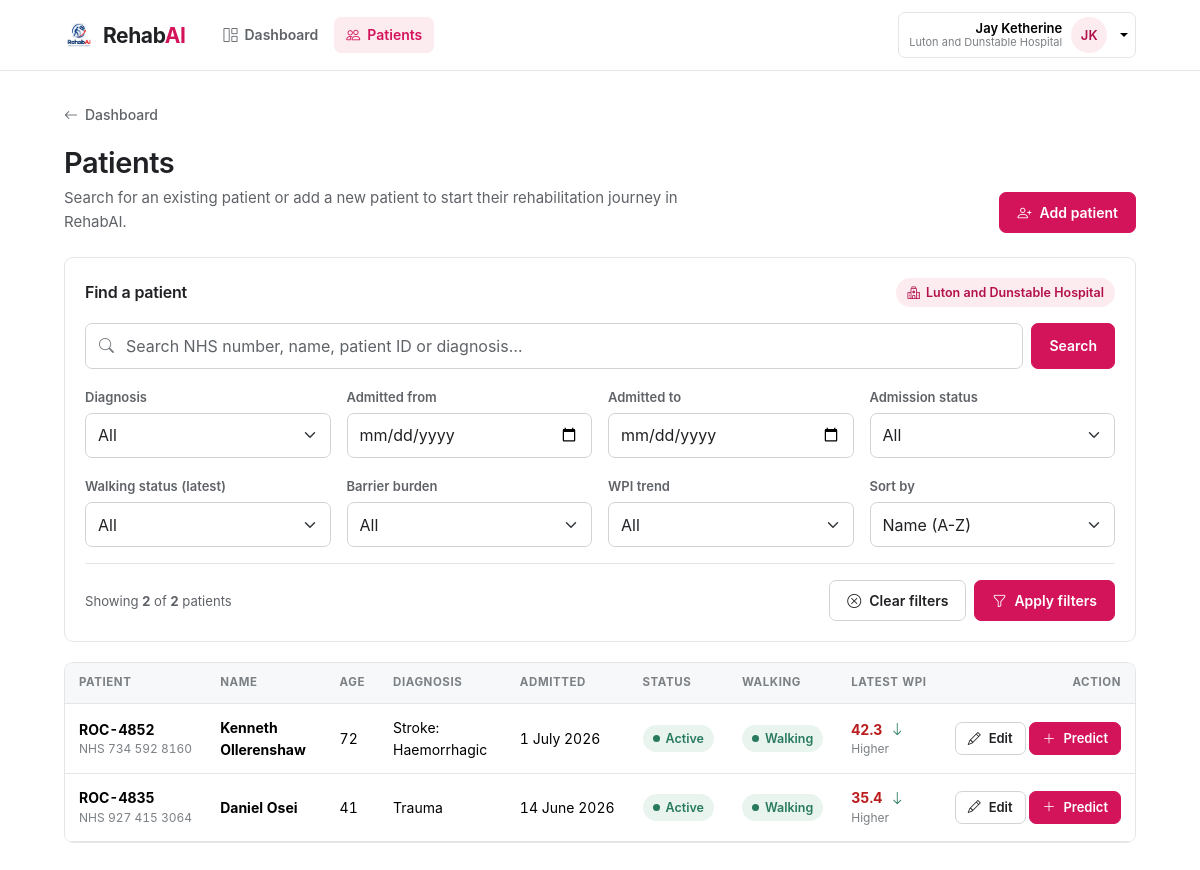
Screenshot of /patients (signed in) with the database file from the repository.
### tables this page shows
CREATE TABLE clinics (
    id          INTEGER PRIMARY KEY AUTOINCREMENT,

    name        TEXT NOT NULL UNIQUE,
    code        TEXT UNIQUE,

    level       INTEGER NOT NULL
                CHECK(level IN (0, 2, 3)),

    created_at  TEXT NOT NULL DEFAULT (datetime('now'))
);

CREATE TABLE assessments (
    id          INTEGER PRIMARY KEY AUTOINCREMENT,

    patient_id  INTEGER NOT NULL
                REFERENCES patients(id)
                ON DELETE CASCADE,

    user_id INTEGER NOT NULL
                 REFERENCES users(id)
                 ON DELETE RESTRICT,

    assessed_on TEXT NOT NULL,

    created_at  TEXT NOT NULL DEFAULT (datetime('now')),

    walking_status TEXT NOT NULL
                    CHECK(walking_status IN ('walking', 'wheelchair')),

    -- -----------------------------------------------------------------------
    -- Mobility
    -- -----------------------------------------------------------------------

    -- FIM: 1-7
    fimfam_transfer_bed_adm
        INTEGER NOT NULL CHECK(fimfam_transfer_bed_adm BETWEEN 1 AND 7),

    fimfam_transfer_toilet_adm
        INTEGER NOT NULL CHECK(fimfam_transfer_toilet_adm BETWEEN 1 AND 7),

    fimfam_transfer_bath_adm
        INTEGER NOT NULL CHECK(fimfam_transfer_bath_adm BETWEEN 1 AND 7),

    fimfam_transfer_car_adm
        INTEGER NOT NULL CHECK(fimfam_transfer_car_adm BETWEEN 1 AND 7),

    -- NPDS 4-point: 0-4
    npds_mobility_adm
        INTEGER NOT NULL CHECK(npds_mobility_adm BETWEEN 0 AND 4),


    -- -----------------------------------------------------------------------
    -- ADL
    -- -----------------------------------------------------------------------

    -- FIM: 1-7
    fimfam_dress_upper_adm
        INTEGER NOT NULL CHECK(fimfam_dress_upper_adm BETWEEN 1 AND 7),

    fimfam_dress_lower_adm
        INTEGER NOT NULL CHECK(fimfam_dress_lower_adm BETWEEN 1 AND 7),

    fimfam_bathing_adm
        INTEGER NOT NULL CHECK(fimfam_bathing_adm BETWEEN 1 AND 7),

    fimfam_bladder_adm
        INTEGER NOT NULL CHECK(fimfam_bladder_adm BETWEEN 1 AND 7),

    fimfam_bowel_adm
        INTEGER NOT NULL CHECK(fimfam_bowel_adm BETWEEN 1 AND 7),

    fimfam_toileting_adm
        INTEGER NOT NULL CHECK(fimfam_toileting_adm BETWEEN 1 AND 7),

    -- NPDS: 0-5
    npds_bathing_adm
        INTEGER NOT NULL CHECK(npds_bathing_adm BETWEEN 0 AND 5),

    npds_skin_pressure_adm
        INTEGER NOT NULL CHECK(npds_skin_pressure_adm BETWEEN 0 AND 5),

    -- Binary NPDS: 0 or 5 only
    npds_pressure_adm
        INTEGER NOT NULL CHECK(npds_pressure_adm IN (0, 5)),


    -- -----------------------------------------------------------------------
    -- Cognitive / Communicative
    -- -----------------------------------------------------------------------

    -- FIM: 1-7
    fimfam_speech_adm
        INTEGER NOT NULL CHECK(fimfam_speech_adm BETWEEN 1 AND 7),

    fimfam_writing_adm
        INTEGER NOT NULL CHECK(fimfam_writing_adm BETWEEN 1 AND 7),

    -- NIS: 0-3
    nis_cognitive_adm
        INTEGER NOT NULL CHECK(nis_cognitive_adm BETWEEN 0 AND 3),

    nis_perceptual_adm
        INTEGER NOT NULL CHECK(nis_perceptual_adm BETWEEN 0 AND 3),

    -- NPDS 3-point: 0-3
    npds_safety_adm
        INTEGER NOT NULL CHECK(npds_safety_adm BETWEEN 0 AND 3),

    -- Binary NPDS: 0 or 5 only
    npds_specialing_adm
        INTEGER NOT NULL CHECK(npds_specialing_adm IN (0, 5)),


    -- -----------------------------------------------------------------------
    -- Physical Impairment
    -- -----------------------------------------------------------------------

    -- NIS: 0-3
    nis_fatigue_adm
        INTEGER NOT NULL CHECK(nis_fatigue_adm BETWEEN 0 AND 3),

    nis_motor_lower_left_adm
        INTEGER NOT NULL CHECK(nis_motor_lower_left_adm BETWEEN 0 AND 3),

    nis_motor_lower_right_adm
        INTEGER NOT NULL CHECK(nis_motor_lower_right_adm BETWEEN 0 AND 3),

    -- NIS special: 0-2
    nis_motor_trunk_adm
        INTEGER NOT NULL CHECK(nis_motor_trunk_adm BETWEEN 0 AND 2),

    nis_motor_upper_left_adm
        INTEGER NOT NULL CHECK(nis_motor_upper_left_adm BETWEEN 0 AND 3),

    nis_motor_upper_right_adm
        INTEGER NOT NULL CHECK(nis_motor_upper_right_adm BETWEEN 0 AND 3),

    nis_sensation_adm
        INTEGER NOT NULL CHECK(nis_sensation_adm BETWEEN 0 AND 3),

    nis_tone_adm
        INTEGER NOT NULL CHECK(nis_tone_adm BETWEEN 0 AND 3),


    -- -----------------------------------------------------------------------
    -- Computed outputs
    -- -----------------------------------------------------------------------

    wpi REAL NOT NULL,

    walk_prob REAL NOT NULL,

    cluster REAL NOT NULL,

    mfra_score REAL NOT NULL,

    barrier_score REAL NOT NULL,

    interpretation TEXT NOT NULL
);

CREATE TABLE patients (
    id                  INTEGER PRIMARY KEY AUTOINCREMENT,

    patient_id          TEXT NOT NULL UNIQUE,
    nhs_number          TEXT NOT NULL UNIQUE,

    first_name          TEXT NOT NULL,
    last_name           TEXT NOT NULL,

    date_of_birth       TEXT NOT NULL,
    patient_gender      TEXT NOT NULL CHECK(patient_gender IN ('F','M','X')),

    diag_std_subcat     TEXT NOT NULL,

    admission_date      TEXT NOT NULL,

    admission_status    TEXT NOT NULL
                        CHECK(admission_status IN ('active', 'discharged')),

    created_by          INTEGER NOT NULL
                        REFERENCES users(id)
                        ON DELETE RESTRICT,

    created_at          TEXT NOT NULL DEFAULT (datetime('now'))
);

### routes/patients.py (the view)
@bp.route("")
@login_required
def index():
    clinic_id, clinic = _scope()
    filters = patient_service.PatientFilters.from_args(request.args)
    logger.info(
        patient_service.list_patients(clinic_id, filters)
    )
    return render_template(
        "patients.html",
        people=patient_service.list_patients(clinic_id, filters),
        total=patient_service.count_patients(clinic_id),
        filters=filters,
        diagnoses=patient_service.list_diagnoses(clinic_id),
        bands=BANDS,
        trends=patient_service.TRENDS,
        sorts=patient_service.SORTS,
        clinic=clinic,
        scope_label=clinics.scope_label(g.user, clinic),
        clinic_options=clinics.list_clinics() if g.user["is_admin"] else [],
    )

### templates/patients.html (shortened to what this page needs)
{% extends "base.html" %}
{% import "_macros.html" as m with context %}
{% block content %}
{% set f = filters %}
<div class="page-head d-flex flex-wrap align-items-end gap-3">
  <div class="me-auto">
    {{ m.back_link(url_for('main.dashboard', clinic=clinic.id if (clinic and g.user.is_admin) else none), 'Dashboard') }}
    <h1>Patients</h1>
    <p>Search for an existing patient or add a new patient to start their rehabilitation journey in RehabAI.</p>
  </div>
  <a class="btn btn-primary" href="{{ url_for('patients.create') }}">{{ m.icon('person-plus') }} Add patient</a>
</div>
<form class="panel" method="get" action="{{ url_for('patients.index') }}">
  <div class="d-flex flex-wrap align-items-center gap-2 mb-3">
    <h2 class="fs-6 fw-semibold me-auto mb-0">Find a patient</h2>
    {{ m.scope_control(clinic_options, clinic, scope_label) }}
  </div>
  <div class="row g-2 mb-3">
    <div class="col-md">
      <div class="input-icon">
        <input class="form-control" type="search" name="q" value="{{ f.q }}"
               placeholder="Search NHS number, name, patient ID or diagnosis…" autocomplete="off">
      </div>
    </div>
    <div class="col-auto">
      <button class="btn btn-primary h-100" type="submit">Search</button>
    </div>
  </div>
  <div class="row g-3">
    <div class="col-6 col-md-4 col-lg-3">
      <label class="form-label" for="diagnosis">Diagnosis</label>
      <select class="form-select" id="diagnosis" name="diagnosis">
        <option value="">All</option>
      </select>
    </div>
    <div class="col-6 col-md-4 col-lg-3">
      <label class="form-label" for="admitted_from">Admitted from</label>
      <input class="form-control" id="admitted_from" type="date" name="admitted_from" value="{{ f.admitted_from }}">
    </div>
    <div class="col-6 col-md-4 col-lg-3">
      <label class="form-label" for="admitted_to">Admitted to</label>
      <input class="form-control" id="admitted_to" type="date" name="admitted_to" value="{{ f.admitted_to }}">
    </div>
    <div class="col-6 col-md-4 col-lg-3">
      <label class="form-label" for="admission_status">Admission status</label>
      <select class="form-select" id="admission_status" name="admission_status">
        <option value="">All</option>
      </select>
    </div>
    <div class="col-6 col-md-4 col-lg-3">
      <label class="form-label" for="walking_status">Walking status (latest)</label>
      <select class="form-select" id="walking_status" name="walking_status">
        <option value="">All</option>
      </select>
    </div>
    <div class="col-6 col-md-4 col-lg-3">
      <label class="form-label" for="band">Barrier burden</label>
      <select class="form-select" id="band" name="band">
        <option value="">All</option>
      </select>
    </div>
    <div class="col-6 col-md-4 col-lg-3">
      <label class="form-label" for="trend">WPI trend</label>
      <select class="form-select" id="trend" name="trend">
        <option value="">All</option>
      </select>
    </div>
    <div class="col-6 col-md-4 col-lg-3">
      <label class="form-label" for="sort">Sort by</label>
      <select class="form-select" id="sort" name="sort" data-autosubmit>
        {% for key, (label, _sql) in sorts.items() %}
          <option value="{{ key }}" {{ 'selected' if f.sort == key }}>{{ label }}</option>
        {% endfor %}
      </select>
    </div>
  </div>
  <div class="d-flex flex-wrap align-items-center gap-2 mt-3 pt-3 border-top">
    <span class="small text-ink-2 me-auto">
      Showing <strong>{{ people | length }}</strong> of <strong>{{ total }}</strong> patients
    </span>
    <a class="btn btn-ghost" href="{{ url_for('patients.index', clinic=clinic.id if (clinic and g.user.is_admin) else none) }}">{{ m.icon('x-circle') }} Clear filters</a>
    <button class="btn btn-primary" type="submit">{{ m.icon('funnel') }} Apply filters</button>
  </div>
</form>
{% if people %}
  <div class="panel p-0 overflow-hidden">
    <div class="table-responsive">
      <table class="table table-hover table-rehab">
        <thead>
          <tr>
            <th>Patient</th>
            <th>Name</th>
            <th>Age</th>
            <th>Diagnosis</th>
            <th>Admitted</th>
            <th>Status</th>
            <th>Walking</th>
            <th>Latest WPI</th>
            <th class="text-end">Action</th>
          </tr>
        </thead>
        <tbody>
          {% for p in people %}
            <tr data-href="{{ url_for('patients.detail', patient_id=p.patient_id) }}" tabindex="0">
              <td class="text-nowrap">
                <strong>{{ p.patient_id }}</strong>
                <span class="sub">NHS {{ p.nhs_number }}</span>
              </td>
              <td>
                <strong>{{ p.name }}</strong>
              </td>
              <td class="num">{{ p.age if p.age is not none else '—' }}</td>
              <td>{{ p.diag_std_subcat }}</td>
              <td class="text-nowrap">{{ p.admission_date | longdate }}</td>
              <td>{{ m.admission_pill(p.admission_status) }}</td>
              <td>{{ m.walking_pill(p.latest_walking_status) }}</td>
              <td>
                {% if p.latest_wpi is not none %}
                  <div class="d-flex align-items-center gap-2">
                    <b class="num text-{{ p.band.var }}">{{ '%.1f' % p.latest_wpi }}</b>
                    {% if p.trend == 'improving' %}{{ m.icon('arrow-down', 'text-good') }}
                    {% elif p.trend == 'declining' %}{{ m.icon('arrow-up', 'text-bad') }}{% endif %}
                  </div>
                  <span class="sub">{{ p.band.short }}</span>
                {% else %}
                  <span class="text-ink-3 small">—</span>
                {% endif %}
              </td>
              <td class="text-end text-nowrap">
                <a class="btn btn-sm btn-ghost" href="{{ url_for('patients.edit', patient_id=p.patient_id) }}" title="Edit details">
                  {{ m.icon('pencil') }}<span class="d-none d-xl-inline">Edit</span>
                </a>
                <a class="btn btn-sm btn-primary" href="{{ url_for('assessments.new', patient_id=p.patient_id, prefill=1 if p.latest_id else none) }}" title="New prediction">
                  {{ m.icon('plus-lg') }}<span class="d-none d-xl-inline">Predict</span>
                </a>
              </td>
            </tr>
          {% endfor %}
        </tbody>
      </table>
    </div>
  </div>
{% endif %}
{% endblock %}

### templates/base.html (shortened to what this page needs)
{% import "_macros.html" as m with context %}
<!DOCTYPE html>
<html lang="en">
<head>
  <link href="https://cdn.jsdelivr.net/npm/bootstrap@5.3.3/dist/css/bootstrap.min.css" rel="stylesheet">
  <link href="https://cdn.jsdelivr.net/npm/bootstrap-icons@1.11.3/font/bootstrap-icons.min.css" rel="stylesheet">
  <link rel="stylesheet" href="{{ url_for('static', filename='css/style.css') }}">
</head>
<body>
{% block body %}
<header class="topbar">
  <div class="shell d-flex align-items-center gap-2">
    <a class="wordmark" href="{{ url_for('main.home') }}">{{ m.wordmark() }}</a>
    {% if g.user %}
      <nav class="topnav d-none d-sm-flex">
        <a href="{{ url_for('main.dashboard') }}" class="{{ 'active' if request.endpoint == 'main.dashboard' }}">
          {{ m.icon('grid-1x2') }} Dashboard
        </a>
        <a href="{{ url_for('patients.index') }}" class="{{ 'active' if request.blueprint in ('patients', 'assessments') }}">
          {{ m.icon('people') }} Patients
        </a>
      </nav>
    {% endif %}
    {% if g.user %}
      <div class="dropdown">
        <button class="who dropdown-toggle" type="button" data-bs-toggle="dropdown" aria-expanded="false">
          <span class="text-end d-none d-md-block">
            <span class="nm d-block">{{ g.user.username }}</span>
            <span class="em d-block">{{ g.user.clinic_name or ('Administrator' if g.user.is_admin else g.user.email) }}</span>
          </span>
          <span class="av av-sm t0">{{ g.user.username | initials }}</span>
        </button>
      </div>
    {% else %}
      <a class="btn btn-primary" href="{{ url_for('auth.login') }}">Sign in</a>
    {% endif %}
  </div>
</header>
<main class="shell wrap fade-in">
  {% block content %}{% endblock %}
</main>
{% endblock %}
</body>
</html>

### templates/_macros.html (shortened to what this page needs)
{% macro icon(name, cls="") -%}
  <i class="bi bi-{{ name }} {{ cls }}" aria-hidden="true"></i>
{%- endmacro %}
{% macro wordmark() -%}
  <img src="{{ url_for('static', filename='assets/logo.png') }}" alt="">
  <span class="wm">Rehab<i>AI</i></span>
{%- endmacro %}
{% macro back_link(url, label) -%}
  <a class="back" href="{{ url }}">{{ icon('arrow-left') }} {{ label }}</a>
{%- endmacro %}
{% macro walking_pill(status) -%}
  {% if status == 'walking' %}
    <span class="status-pill status-walking"><span class="dot"></span>Walking</span>
  {% elif status == 'wheelchair' %}
    <span class="status-pill status-wheelchair"><span class="dot"></span>Wheelchair</span>
  {% else %}
    <span class="text-ink-3 small">Not assessed</span>
  {% endif %}
{%- endmacro %}
{% macro admission_pill(status) -%}
  <span class="status-pill status-{{ status }}"><span class="dot"></span>{{ status | capitalize }}</span>
{%- endmacro %}
{% macro scope_control(options, clinic, label) -%}
  {% if options %}
    <select class="form-select form-select-sm w-auto" name="clinic" data-autosubmit aria-label="Hospital">
      <option value="">All hospitals</option>
      {% for c in options %}
        <option value="{{ c.id }}" {{ 'selected' if clinic and clinic.id == c.id }}>{{ c.name }}</option>
      {% endfor %}
    </select>
  {% else %}
    <span class="scope-chip">{{ icon('hospital') }} {{ label }}</span>
  {% endif %}
{%- endmacro %}

### rows the page displays
clinics: user "Luton and Dunstable Hospital", name "Luton and Dunstable Hospital"
assessments: patient_id "ROC-4852", nhs_number "734 592 8160", name "Kenneth Ollerenshaw", age "72", diag_std_subcat "Stroke: Haemorrhagic", admission_date|longdate "1 July 2026", walking_status "walking" (drawn), latest_wpi "42.3", band.short "Higher"
patients: admission_status "Active"
assessments: patient_id "ROC-4835", nhs_number "927 415 3064", name "Daniel Osei", age "41", diag_std_subcat "Trauma", admission_date|longdate "14 June 2026", walking_status "walking" (drawn), latest_wpi "35.4", band.short "Higher"
patients: admission_status "Active"

### other values shown
{{ g.user.username }} "Jay Ketherine"
{{ g.user.username | initials }} "JK"
{{ label }} "Dashboard"
{{ people | length }} "2"
{{ total }} "2"
form field sort "Name (A-Z)"
